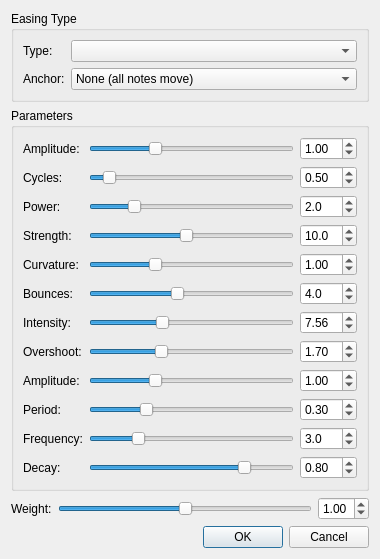
<?xml version="1.0" encoding="UTF-8"?>
<ui version="4.0">
 <class>EasingDialog</class>
 <widget class="QDialog" name="EasingDialog">
  <property name="geometry">
   <rect>
    <x>0</x>
    <y>0</y>
    <width>380</width>
    <height>520</height>
   </rect>
  </property>
  <property name="windowTitle">
   <string>Apply Rhythmic Easing</string>
  </property>
  <layout class="QVBoxLayout" name="verticalLayout">
   <item>
    <widget class="QGroupBox" name="groupEasing">
     <property name="title">
      <string>Easing Type</string>
     </property>
     <layout class="QFormLayout" name="formLayoutEasing">
      <item row="0" column="0">
       <widget class="QLabel" name="labelType">
        <property name="text">
         <string>Type:</string>
        </property>
       </widget>
      </item>
      <item row="0" column="1">
       <widget class="QComboBox" name="comboEasingType">
        <property name="sizePolicy">
         <sizepolicy hsizetype="Expanding" vsizetype="Fixed">
          <horstretch>0</horstretch>
          <verstretch>0</verstretch>
         </sizepolicy>
        </property>
       </widget>
      </item>
      <item row="1" column="0">
       <widget class="QLabel" name="labelAnchor">
        <property name="text">
         <string>Anchor:</string>
        </property>
       </widget>
      </item>
      <item row="1" column="1">
       <widget class="QComboBox" name="comboAnchorMode">
        <property name="sizePolicy">
         <sizepolicy hsizetype="Expanding" vsizetype="Fixed">
          <horstretch>0</horstretch>
          <verstretch>0</verstretch>
         </sizepolicy>
        </property>
        <property name="toolTip">
         <string>Which notes stay fixed at their original positions</string>
        </property>
        <item>
         <property name="text">
          <string>None (all notes move)</string>
         </property>
        </item>
        <item>
         <property name="text">
          <string>First note</string>
         </property>
        </item>
        <item>
         <property name="text">
          <string>Last note</string>
         </property>
        </item>
        <item>
         <property name="text">
          <string>First and last notes</string>
         </property>
        </item>
       </widget>
      </item>
     </layout>
    </widget>
   </item>
   <item>
    <widget class="QGroupBox" name="groupParameters">
     <property name="title">
      <string>Parameters</string>
     </property>
     <layout class="QGridLayout" name="gridLayoutParams">
      <!-- Sine: Amplitude -->
      <item row="0" column="0">
       <widget class="QLabel" name="labelSineAmplitude">
        <property name="text">
         <string>Amplitude:</string>
        </property>
       </widget>
      </item>
      <item row="0" column="1">
       <widget class="QSlider" name="sliderSineAmplitude">
        <property name="minimum">
         <number>10</number>
        </property>
        <property name="maximum">
         <number>300</number>
        </property>
        <property name="value">
         <number>100</number>
        </property>
        <property name="orientation">
         <enum>Qt::Horizontal</enum>
        </property>
       </widget>
      </item>
      <item row="0" column="2">
       <widget class="QDoubleSpinBox" name="spinSineAmplitude">
        <property name="decimals">
         <number>2</number>
        </property>
        <property name="minimum">
         <double>0.10000000000000</double>
        </property>
        <property name="maximum">
         <double>3.00000000000000</double>
        </property>
        <property name="singleStep">
         <double>0.10000000000000</double>
        </property>
        <property name="value">
         <double>1.00000000000000</double>
        </property>
       </widget>
      </item>
      <!-- Sine: Cycles -->
      <item row="1" column="0">
       <widget class="QLabel" name="labelSineCycles">
        <property name="text">
         <string>Cycles:</string>
        </property>
       </widget>
      </item>
      <item row="1" column="1">
       <widget class="QSlider" name="sliderSineCycles">
        <property name="minimum">
         <number>25</number>
        </property>
        <property name="maximum">
         <number>400</number>
        </property>
        <property name="value">
         <number>50</number>
        </property>
        <property name="orientation">
         <enum>Qt::Horizontal</enum>
        </property>
       </widget>
      </item>
      <item row="1" column="2">
       <widget class="QDoubleSpinBox" name="spinSineCycles">
        <property name="decimals">
         <number>2</number>
        </property>
        <property name="minimum">
         <double>0.25000000000000</double>
        </property>
        <property name="maximum">
         <double>4.00000000000000</double>
        </property>
        <property name="singleStep">
         <double>0.25000000000000</double>
        </property>
        <property name="value">
         <double>0.50000000000000</double>
        </property>
       </widget>
      </item>
      <!-- Power (Quad/Cubic/Quartic): Power -->
      <item row="2" column="0">
       <widget class="QLabel" name="labelPower">
        <property name="text">
         <string>Power:</string>
        </property>
       </widget>
      </item>
      <item row="2" column="1">
       <widget class="QSlider" name="sliderPower">
        <property name="minimum">
         <number>50</number>
        </property>
        <property name="maximum">
         <number>800</number>
        </property>
        <property name="value">
         <number>200</number>
        </property>
        <property name="orientation">
         <enum>Qt::Horizontal</enum>
        </property>
       </widget>
      </item>
      <item row="2" column="2">
       <widget class="QDoubleSpinBox" name="spinPower">
        <property name="decimals">
         <number>1</number>
        </property>
        <property name="minimum">
         <double>0.50000000000000</double>
        </property>
        <property name="maximum">
         <double>8.00000000000000</double>
        </property>
        <property name="singleStep">
         <double>0.50000000000000</double>
        </property>
        <property name="value">
         <double>2.00000000000000</double>
        </property>
       </widget>
      </item>
      <!-- Expo: Strength -->
      <item row="3" column="0">
       <widget class="QLabel" name="labelExpoStrength">
        <property name="text">
         <string>Strength:</string>
        </property>
       </widget>
      </item>
      <item row="3" column="1">
       <widget class="QSlider" name="sliderExpoStrength">
        <property name="minimum">
         <number>10</number>
        </property>
        <property name="maximum">
         <number>200</number>
        </property>
        <property name="value">
         <number>100</number>
        </property>
        <property name="orientation">
         <enum>Qt::Horizontal</enum>
        </property>
       </widget>
      </item>
      <item row="3" column="2">
       <widget class="QDoubleSpinBox" name="spinExpoStrength">
        <property name="decimals">
         <number>1</number>
        </property>
        <property name="minimum">
         <double>1.00000000000000</double>
        </property>
        <property name="maximum">
         <double>20.00000000000000</double>
        </property>
        <property name="singleStep">
         <double>1.00000000000000</double>
        </property>
        <property name="value">
         <double>10.00000000000000</double>
        </property>
       </widget>
      </item>
      <!-- Circ: Strength -->
      <item row="4" column="0">
       <widget class="QLabel" name="labelCircStrength">
        <property name="text">
         <string>Curvature:</string>
        </property>
       </widget>
      </item>
      <item row="4" column="1">
       <widget class="QSlider" name="sliderCircStrength">
        <property name="minimum">
         <number>10</number>
        </property>
        <property name="maximum">
         <number>300</number>
        </property>
        <property name="value">
         <number>100</number>
        </property>
        <property name="orientation">
         <enum>Qt::Horizontal</enum>
        </property>
       </widget>
      </item>
      <item row="4" column="2">
       <widget class="QDoubleSpinBox" name="spinCircStrength">
        <property name="decimals">
         <number>2</number>
        </property>
        <property name="minimum">
         <double>0.10000000000000</double>
        </property>
        <property name="maximum">
         <double>3.00000000000000</double>
        </property>
        <property name="singleStep">
         <double>0.10000000000000</double>
        </property>
        <property name="value">
         <double>1.00000000000000</double>
        </property>
       </widget>
      </item>
      <!-- Bounce: Count -->
      <item row="5" column="0">
       <widget class="QLabel" name="labelBounceCount">
        <property name="text">
         <string>Bounces:</string>
        </property>
       </widget>
      </item>
      <item row="5" column="1">
       <widget class="QSlider" name="sliderBounceCount">
        <property name="minimum">
         <number>10</number>
        </property>
        <property name="maximum">
         <number>80</number>
        </property>
        <property name="value">
         <number>40</number>
        </property>
        <property name="orientation">
         <enum>Qt::Horizontal</enum>
        </property>
       </widget>
      </item>
      <item row="5" column="2">
       <widget class="QDoubleSpinBox" name="spinBounceCount">
        <property name="decimals">
         <number>1</number>
        </property>
        <property name="minimum">
         <double>1.00000000000000</double>
        </property>
        <property name="maximum">
         <double>8.00000000000000</double>
        </property>
        <property name="singleStep">
         <double>1.00000000000000</double>
        </property>
        <property name="value">
         <double>4.00000000000000</double>
        </property>
       </widget>
      </item>
      <!-- Bounce: Strength -->
      <item row="6" column="0">
       <widget class="QLabel" name="labelBounceStrength">
        <property name="text">
         <string>Intensity:</string>
        </property>
       </widget>
      </item>
      <item row="6" column="1">
       <widget class="QSlider" name="sliderBounceStrength">
        <property name="minimum">
         <number>10</number>
        </property>
        <property name="maximum">
         <number>200</number>
        </property>
        <property name="value">
         <number>76</number>
        </property>
        <property name="orientation">
         <enum>Qt::Horizontal</enum>
        </property>
       </widget>
      </item>
      <item row="6" column="2">
       <widget class="QDoubleSpinBox" name="spinBounceStrength">
        <property name="decimals">
         <number>2</number>
        </property>
        <property name="minimum">
         <double>1.00000000000000</double>
        </property>
        <property name="maximum">
         <double>20.00000000000000</double>
        </property>
        <property name="singleStep">
         <double>0.50000000000000</double>
        </property>
        <property name="value">
         <double>7.56000000000000</double>
        </property>
       </widget>
      </item>
      <!-- Back: Overshoot -->
      <item row="7" column="0">
       <widget class="QLabel" name="labelOvershoot">
        <property name="text">
         <string>Overshoot:</string>
        </property>
       </widget>
      </item>
      <item row="7" column="1">
       <widget class="QSlider" name="sliderOvershoot">
        <property name="minimum">
         <number>0</number>
        </property>
        <property name="maximum">
         <number>500</number>
        </property>
        <property name="value">
         <number>170</number>
        </property>
        <property name="orientation">
         <enum>Qt::Horizontal</enum>
        </property>
       </widget>
      </item>
      <item row="7" column="2">
       <widget class="QDoubleSpinBox" name="spinOvershoot">
        <property name="decimals">
         <number>2</number>
        </property>
        <property name="minimum">
         <double>0.00000000000000</double>
        </property>
        <property name="maximum">
         <double>5.00000000000000</double>
        </property>
        <property name="singleStep">
         <double>0.10000000000000</double>
        </property>
        <property name="value">
         <double>1.70000000000000</double>
        </property>
       </widget>
      </item>
      <!-- Elastic: Amplitude -->
      <item row="8" column="0">
       <widget class="QLabel" name="labelAmplitude">
        <property name="text">
         <string>Amplitude:</string>
        </property>
       </widget>
      </item>
      <item row="8" column="1">
       <widget class="QSlider" name="sliderAmplitude">
        <property name="minimum">
         <number>10</number>
        </property>
        <property name="maximum">
         <number>300</number>
        </property>
        <property name="value">
         <number>100</number>
        </property>
        <property name="orientation">
         <enum>Qt::Horizontal</enum>
        </property>
       </widget>
      </item>
      <item row="8" column="2">
       <widget class="QDoubleSpinBox" name="spinAmplitude">
        <property name="decimals">
         <number>2</number>
        </property>
        <property name="minimum">
         <double>0.10000000000000</double>
        </property>
        <property name="maximum">
         <double>3.00000000000000</double>
        </property>
        <property name="singleStep">
         <double>0.10000000000000</double>
        </property>
        <property name="value">
         <double>1.00000000000000</double>
        </property>
       </widget>
      </item>
      <!-- Elastic: Period -->
      <item row="9" column="0">
       <widget class="QLabel" name="labelPeriod">
        <property name="text">
         <string>Period:</string>
        </property>
       </widget>
      </item>
      <item row="9" column="1">
       <widget class="QSlider" name="sliderPeriod">
        <property name="minimum">
         <number>5</number>
        </property>
        <property name="maximum">
         <number>100</number>
        </property>
        <property name="value">
         <number>30</number>
        </property>
        <property name="orientation">
         <enum>Qt::Horizontal</enum>
        </property>
       </widget>
      </item>
      <item row="9" column="2">
       <widget class="QDoubleSpinBox" name="spinPeriod">
        <property name="decimals">
         <number>2</number>
        </property>
        <property name="minimum">
         <double>0.05000000000000</double>
        </property>
        <property name="maximum">
         <double>1.00000000000000</double>
        </property>
        <property name="singleStep">
         <double>0.05000000000000</double>
        </property>
        <property name="value">
         <double>0.30000000000000</double>
        </property>
       </widget>
      </item>
      <!-- Wobble: Frequency -->
      <item row="10" column="0">
       <widget class="QLabel" name="labelFrequency">
        <property name="text">
         <string>Frequency:</string>
        </property>
       </widget>
      </item>
      <item row="10" column="1">
       <widget class="QSlider" name="sliderFrequency">
        <property name="minimum">
         <number>10</number>
        </property>
        <property name="maximum">
         <number>100</number>
        </property>
        <property name="value">
         <number>30</number>
        </property>
        <property name="orientation">
         <enum>Qt::Horizontal</enum>
        </property>
       </widget>
      </item>
      <item row="10" column="2">
       <widget class="QDoubleSpinBox" name="spinFrequency">
        <property name="decimals">
         <number>1</number>
        </property>
        <property name="minimum">
         <double>1.00000000000000</double>
        </property>
        <property name="maximum">
         <double>10.00000000000000</double>
        </property>
        <property name="singleStep">
         <double>0.50000000000000</double>
        </property>
        <property name="value">
         <double>3.00000000000000</double>
        </property>
       </widget>
      </item>
      <!-- Wobble: Decay -->
      <item row="11" column="0">
       <widget class="QLabel" name="labelDecay">
        <property name="text">
         <string>Decay:</string>
        </property>
       </widget>
      </item>
      <item row="11" column="1">
       <widget class="QSlider" name="sliderDecay">
        <property name="minimum">
         <number>10</number>
        </property>
        <property name="maximum">
         <number>100</number>
        </property>
        <property name="value">
         <number>80</number>
        </property>
        <property name="orientation">
         <enum>Qt::Horizontal</enum>
        </property>
       </widget>
      </item>
      <item row="11" column="2">
       <widget class="QDoubleSpinBox" name="spinDecay">
        <property name="decimals">
         <number>2</number>
        </property>
        <property name="minimum">
         <double>0.10000000000000</double>
        </property>
        <property name="maximum">
         <double>1.00000000000000</double>
        </property>
        <property name="singleStep">
         <double>0.10000000000000</double>
        </property>
        <property name="value">
         <double>0.80000000000000</double>
        </property>
       </widget>
      </item>
     </layout>
    </widget>
   </item>
   <item>
    <spacer name="verticalSpacer">
     <property name="orientation">
      <enum>Qt::Vertical</enum>
     </property>
     <property name="sizeHint" stdset="0">
      <size>
       <width>20</width>
       <height>40</height>
      </size>
     </property>
    </spacer>
   </item>
   <item>
    <layout class="QHBoxLayout" name="weightLayout">
     <item>
      <widget class="QLabel" name="labelWeight">
       <property name="text">
        <string>Weight:</string>
       </property>
      </widget>
     </item>
     <item>
      <widget class="QSlider" name="sliderWeight">
       <property name="minimum">
        <number>0</number>
       </property>
       <property name="maximum">
        <number>200</number>
       </property>
       <property name="value">
        <number>100</number>
       </property>
       <property name="orientation">
        <enum>Qt::Horizontal</enum>
       </property>
      </widget>
     </item>
     <item>
      <widget class="QDoubleSpinBox" name="spinWeight">
       <property name="decimals">
        <number>2</number>
       </property>
       <property name="minimum">
        <double>0.00000000000000</double>
       </property>
       <property name="maximum">
        <double>2.00000000000000</double>
       </property>
       <property name="singleStep">
        <double>0.10000000000000</double>
       </property>
       <property name="value">
        <double>1.00000000000000</double>
       </property>
      </widget>
     </item>
    </layout>
   </item>
   <item>
    <widget class="QDialogButtonBox" name="buttonBox">
     <property name="standardButtons">
      <set>QDialogButtonBox::Cancel|QDialogButtonBox::Ok</set>
     </property>
    </widget>
   </item>
  </layout>
 </widget>
 <resources/>
 <connections>
  <connection>
   <sender>buttonBox</sender>
   <signal>accepted()</signal>
   <receiver>EasingDialog</receiver>
   <slot>accept()</slot>
   <hints>
    <hint type="sourcelabel">
     <x>174</x>
     <y>279</y>
    </hint>
    <hint type="destinationlabel">
     <x>174</x>
     <y>149</y>
    </hint>
   </hints>
  </connection>
  <connection>
   <sender>buttonBox</sender>
   <signal>rejected()</signal>
   <receiver>EasingDialog</receiver>
   <slot>reject()</slot>
   <hints>
    <hint type="sourcelabel">
     <x>174</x>
     <y>279</y>
    </hint>
    <hint type="destinationlabel">
     <x>174</x>
     <y>149</y>
    </hint>
   </hints>
  </connection>
 </connections>
</ui>
